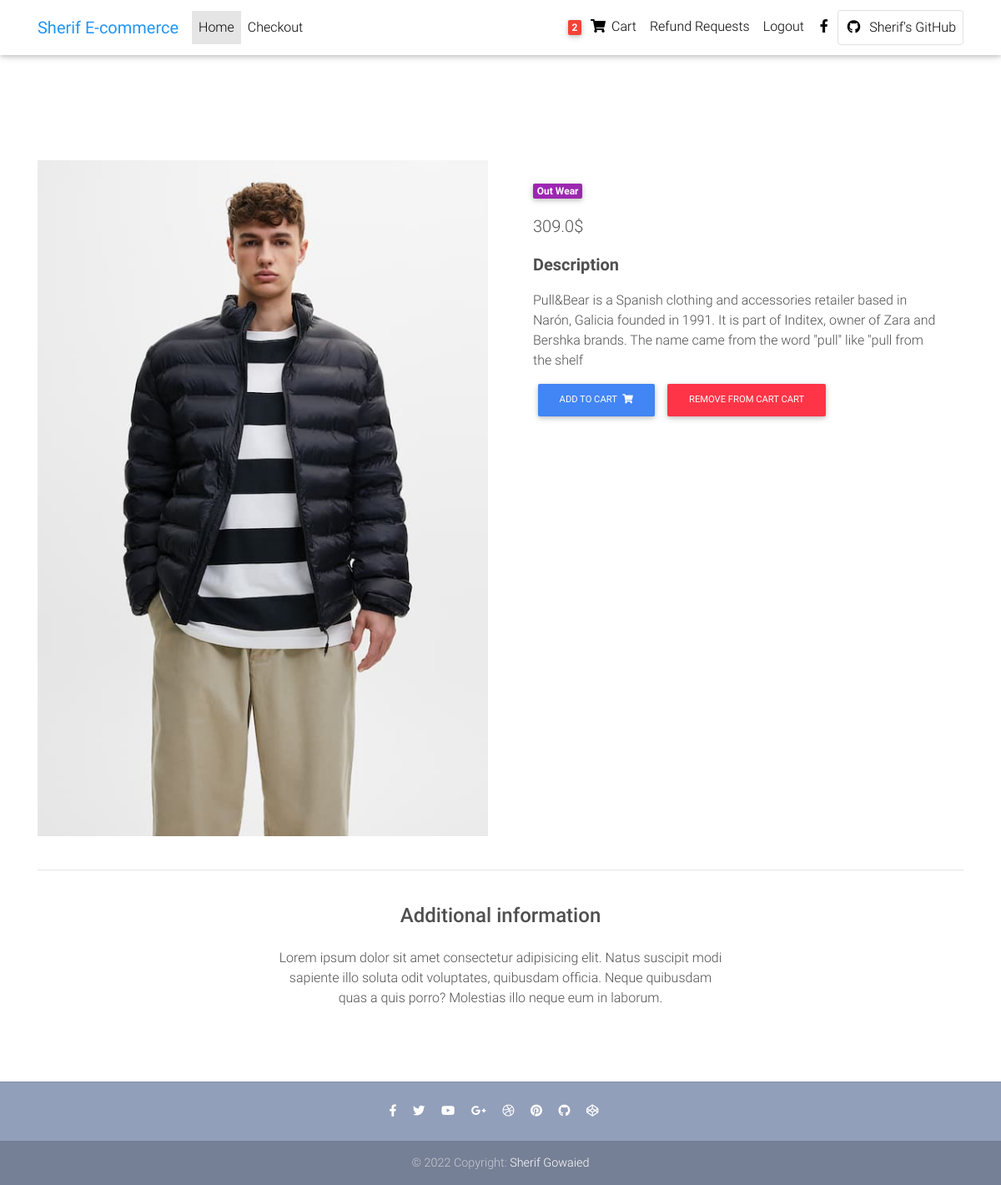
The page /djecommerce/product/PUFFER_jACKET/ (signed in) on the database its author committed.
### djecommerce/models.py (models this page shows, shortened)
class User(AbstractUser):
    pass

class Order(models.Model):
    user = models.ForeignKey(
        User, on_delete=models.CASCADE, related_name="order" )
    ref_code = models.CharField(max_length=20,blank=True ,null=True )
    ordered = models.BooleanField(default=False)
    items = models.ManyToManyField(OrderItem)
    start_date = models.DateTimeField(auto_now_add=True)
    ordered_date = models.DateTimeField()
    billing_address = models.ForeignKey("Address",related_name="billing_adress",on_delete=models.SET_NULL ,
        blank=True ,null=True)
    shipping_address = models.ForeignKey("Address",related_name="shipping_adress",on_delete=models.SET_NULL ,
        blank=True ,null=True)
    payment = models.ForeignKey("Payment",on_delete=models.SET_NULL ,
        blank=True ,null=True)
    coupon = models.ForeignKey("Coupon" ,on_delete=models.SET_NULL ,
        blank=True ,null=True)
    being_delivered = models.BooleanField(default=False)
    received = models.BooleanField(default=False)
    refund_requested = models.BooleanField(default=False)
    refund_granted = models.BooleanField(default=False)
    """
    1.item added to cart
    2.add billing adress
    (Failed checkout)
    3.payment
    4. being develired
    5.Recevied
    6.refunds

    """

class Item(models.Model):
    title = models.CharField(max_length=100)
    price = models.FloatField()
    discount_price = models.FloatField(blank=True , null=True)
    category = models.CharField(max_length=2,choices=CATEGORY_CHOICES)
    label = models.CharField(max_length=1,choices=LABEL_CHOICES )
    slug = models.SlugField()
    image = models.ImageField(upload_to="images",blank=True,null=True)
    description = models.TextField()
    def get_add_to_cart(self):
        return  reverse("djecommerce:add_to_cart",kwargs={
            "slug":self.slug
        })
    def remove_from_cart(self):
        return reverse("djecommerce:remove_from_cart",kwargs={
            "slug":self.slug
        })

### djecommerce/views.py (the view)
# urls.py: path("product/<slug>/",ItemDetailView.as_view(),name="product"),
class ItemDetailView(DetailView):
    model=Item
    template_name="product.html"

### djecommerce/templatetags/cart_template_tag.py (called while the page is built)
@register.filter
def cart_item_count(user):
    if user.is_authenticated:
        qs = Order.objects.filter(user = user , ordered=False)
        if qs.exists():
            return qs[0].items.count()
    return 0

### djecommerce/templates/product.html (shortened to what this page needs)
 {% extends 'base.html' %}
{% load static%}
{% block content %}
  <main class="mt-5 pt-4">
    <div class="container dark-grey-text mt-5">
      <div class="row wow fadeIn">
        <div class="col-md-6 mb-4">
          <img src="/djecommerce{{item.image.url}}" class="img-fluid" alt="">
        </div>
        <div class="col-md-6 mb-4">
          <div class="p-4">
            <div class="mb-3">
              <a href="">
                <span class="badge purple mr-1">{{object.get_category_display}}</span>
              </a>
            </div>
            <p class="lead">
              {% if object.discount_price%}
              <span class="mr-1">
              <del>{{object.price}}$ </del>
              </span>
              <span>${{object.discount_price}}</span>
              {% else %}
              {{object.price}}$
              {% endif%}
            </p>
            <p class="lead font-weight-bold">Description</p>
            <p>{{object.description}}</p>
              <a href="{{object.get_add_to_cart}}" class="btn btn-primary btn-md my-0 p" >Add to cart
                <i class="fas fa-shopping-cart ml-1"></i>
              </a>
              <a href="{{object.remove_from_cart}}" class="btn btn-danger btn-md my-0 p" >remove from cart cart
              </a>
          </div>
        </div>
      </div>
      <hr>
      <div class="row d-flex justify-content-center wow fadeIn">
        <div class="col-md-6 text-center">
          <h4 class="my-4 h4">Additional information</h4>
          <p>Lorem ipsum dolor sit amet consectetur adipisicing elit. Natus suscipit modi sapiente illo soluta odit
            voluptates,
            quibusdam officia. Neque quibusdam quas a quis porro? Molestias illo neque eum in laborum.</p>
        </div>
      </div>
      <div class="row wow fadeIn">
        <div class="col-lg-4 col-md-12 mb-4">
        </div>
        <div class="col-lg-4 col-md-6 mb-4">
        </div>
        <div class="col-lg-4 col-md-6 mb-4">
        </div>
      </div>
    </div>
  </main>
  {% endblock content %}

### djecommerce/templates/navbar.html (shortened to what this page needs)
{% load cart_template_tag %}
<nav class="navbar fixed-top navbar-expand-lg navbar-light white scrolling-navbar">
    <div class="container">
      <a class="navbar-brand waves-effect" href="{% url 'djecommerce:home'%}" target="_blank">
        <strong class="blue-text">Sherif E-commerce</strong>
      </a>
      <div class="collapse navbar-collapse" id="navbarSupportedContent">
        <ul class="navbar-nav mr-auto">
          <li class="nav-item active">
            <a class="nav-link waves-effect" href="{% url 'djecommerce:home'%}">Home
            </a>
          </li>
          {% if request.user.is_authenticated%}
          <li class="nav-item">
            <a class="nav-link waves-effect" href="{%url 'djecommerce:checkout'%}" target="_blank">Checkout</a>
          </li>
          {%endif%}
        </ul>
        <ul class="navbar-nav nav-flex-icons">
          {% if request.user.is_authenticated %}
          <li class="nav-item">
            <a href="{% url 'djecommerce:order-summary' %}" class="nav-link waves-effect">
              <span class="badge red z-depth-1 mr-1"> {{request.user|cart_item_count}} </span>
              <i class="fas fa-shopping-cart"></i>
              <span class="clearfix d-none d-sm-inline-block"> Cart </span>
            </a>
          </li>
          <li class="nav-item">
            <a href="{% url 'djecommerce:request-refund' %}" class="nav-link waves-effect">
              <span class="clearfix d-none d-sm-inline-block">Refund Requests </span>
            </a>
          </li>
          <li class="nav-item">
            <a href="{% url 'djecommerce:logout_view' %}" class="nav-link waves-effect">
              <span class="clearfix d-none d-sm-inline-block"> Logout </span>
            </a>
          </li>
          {% endif%}
          <li class="nav-item">
            <a href="https://www.facebook.com/sherif.ronadlo" class="nav-link waves-effect" target="_blank">
              <i class="fab fa-facebook-f"></i>
            </a>
          </li>
          <li class="nav-item">
            <a href="https://github.com/sherifgowaied" class="nav-link border border-light rounded waves-effect"
              target="_blank">
              <i class="fab fa-github mr-2"></i>Sherif's GitHub
            </a>
          </li>
        </ul>
      </div>
    </div>
  </nav>

### djecommerce/static/css/style.css (style rules this page uses)
html, body, .view { height: 100%; }

### djecommerce/templates/base.html (style rules this page uses)
html, body, header, .carousel { height: 60vh; }

### rows shown on the page
User: user|cart_item_count "2"
Item: image (picture), category "Out Wear", price "309.0", description "Pull&Bear is a Spanish clothing and accessories retailer based in Narón, Galicia founded in 1991. It is part of Inditex, owner of Zara and Bershka brands. The name came from the word \"pull\" like \"pull from the shelf"
